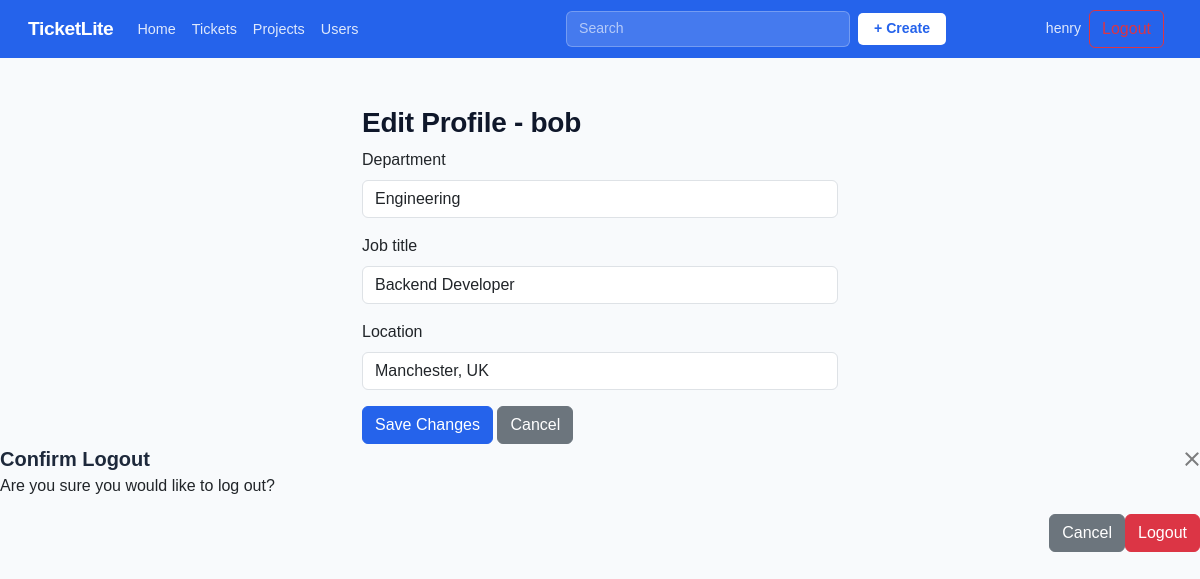
The app's page /profile/5/edit/ (signed in) with its own data.
### core/models.py (models this page shows, shortened)
class UserProfile (models.Model):
    user = models.OneToOneField(User, on_delete=models.CASCADE)
    department = models.CharField(max_length=100, blank=True)
    job_title = models.CharField(max_length=100, blank=True)
    location = models.CharField(max_length=100, blank=True)

### core/views.py (the view)
# urls.py: path('profile/<int:pk>/edit/', views.edit_profile, name='edit_profile'),
@login_required
def edit_profile(request, pk):
    profile_user = get_object_or_404(User, pk=pk)
    profile, _ = UserProfile.objects.get_or_create(user=profile_user)
    if not (request.user.is_staff or request.user == profile_user):
        return HttpResponseForbidden()
    if request.method == 'POST':
        form = UserProfileForm(request.POST, instance=profile)
        if form.is_valid():
            form.save()
            messages.success(request, "Successfully updated Profile. ")
            return redirect('core:profile_view', pk=profile_user.pk)
    else:
        form = UserProfileForm(instance=profile)
    return render(request, 'core/profile_edit.html', {
        'form': form,
        'profile_user': profile_user,
        'ticket_form': TicketForm()
    })

### core/forms.py
class UserProfileForm(forms.ModelForm):
    class Meta:
        model = UserProfile
        fields = ['department', 'job_title', 'location']
        widgets = {
            'department': forms.TextInput(attrs={
                'class': 'form-control',
                'placeholder': 'e.g. Engineering'
            }),
            'job_title': forms.TextInput(attrs={
                'class': 'form-control',
                'placeholder': 'e.g. Software Developer'
            }),
            'location': forms.TextInput(attrs={
                'class': 'form-control',
                'placeholder': 'e.g. London, UK'
            })
        }

class TicketForm(forms.ModelForm):
    class Meta:
        model = Ticket
        fields = ['title', 'description', 'project', 'status', 'priority', 'assigned_to']
        widgets = {
            'title': forms.TextInput(attrs={
                'class': 'form-control',
                'placeholder': 'Ticket Name'
            }),
            'description': forms.Textarea(attrs={
                'class': 'form-control',
                'rows': 4,
                'placeholder': 'What is this ticket about?'
            }),
            'project': forms.Select(attrs={
                'class': 'form-select'
            }),
            'status': forms.Select(attrs={
                'class': 'form-select'
            }),
            'priority': forms.Select(attrs={
                'class': 'form-select'
            }),
            'assigned_to': forms.Select(attrs={
                'class': 'form-select'
            }),
        }

### core/models.py (called while the page is built)
    def __str__(self):
        return self.name # shows project name in admin panel

### core/templates/core/profile_edit.html (shortened to what this page needs)
{% extends "core/base.html" %}
{% block content %}
<div class="container mt-4" style="max-width: 500px">
    <h3>Edit Profile - {{ profile_user.username }}</h3>
    <form method="post">
        {% for field in form %}
            <div class="mb-3">
                <label class="form-label">{{ field.label }}</label>
                {{ field }}
            </div>
        {% endfor %}
        <button type="submit" class="btn btn-primary">Save Changes</button>
        <a href="{% url 'core:profile_view' profile_user.pk %}" class="btn btn-secondary">Cancel</a>
    </form>
</div>
{% endblock content %}

### core/templates/core/base.html (shortened to what this page needs)
<!DOCTYPE html>
<html lang="en">
<head>
    <link href="https://cdn.jsdelivr.net/npm/bootstrap@5.3.2/dist/css/bootstrap.min.css"
        rel="stylesheet">
</head>
<body>
    <nav class="navbar navbar-expand-lg">
        <div class ="container-fluid">
            <a class="navbar-brand" href="{% url 'core:landing' %}">Ticket<span>Lite</span></a>
             {% if request.resolver_match.url_name not in 'landing,login,register' %}
            <ul class="navbar-nav me-auto nav-tabs">
                <li class="nav-item">
                    <a class="nav-link {% if request.resolver_match.url_name == 'home' %}active{% endif %}" href="{% url 'core:home' %}">Home</a>
                </li>
                <li class="nav-item">
                    <a class="nav-link {% if request.resolver_match.url_name == 'ticket_list' %}active{% endif %}" href="{% url 'core:ticket_list' %}">Tickets</a>
                </li>
                <li class="nav-item">
                    <a class="nav-link {% if request.resolver_match.url_name == 'project_list' %}active{% endif %}" href="{% url 'core:project_list' %}">Projects</a>
                </li>
                <li class="nav-item">
                    <a class="nav-link {% if request.resolver_match.url_name == 'user_list' %}active{% endif %}" href="{% url 'core:user_list' %}">Users</a>
                </li>
            </ul>
            <div class="d-flex mx-auto align-items-center gap-2" style="width: 380px;">
                <form class="d-flex flex-grow-1" role="search" action="{% url 'core:search' %}" method="GET">
                    <input class="form-control" type="search" name="q" placeholder="Search" aria-label="Search"
                        value="{{ request.GET.q }}">
                </form>
                <button type="button" class="btn-create"
                    data-bs-toggle="modal" data-bs-target="#createTicketModal">
                    + Create
                </button>
            </div>
            <div class="d-flex align-items-center gap-2">
                {% if user.is_authenticated %}
                    <a class="navbar-text text-decoration-none" href="{% url 'core:profile_view' user.pk %}">
                        {{ user.username }}
                    </a>
                    <button type="button" class="btn btn-outline-danger me-2" data-bs-toggle="modal" data-bs-target="#logoutConfirmationModal">
                    </button>
                {% endif %}
            </div>
            {% endif %}
        </div>
    </nav>
    <div class="container main-content">
        {% block content %}{% endblock %}
    </div>
<div class="modal-fade" id="logoutConfirmationModal" tabindex="-1" aria-hidden="true">
    <div class="modal-dialog modal-dialog-centered">
        <div class="modal-content">
            <form method="post" action="{% url 'core:logout' %}">
                <div class="modal-header">
                    <h5 class="modal-title">Confirm Logout</h5>
                    <button type="button" class="btn-close" data-bs-dismiss="modal"></button>
                </div>
                <div class="modal-body">
                    <p>Are you sure you would like to log out?</p>
                </div>
                <div class="modal-footer">
                    <button type="button" class="btn btn-secondary" data-bs-dismiss="modal">Cancel</button>
                    <button type="submit" class="btn btn-danger">Logout</button>
                </div>
            </form>
        </div>
    </div>
</div>
</body>
</html>

### core/templates/core/base.html (style rules this page uses)
:root { --accent: #2563eb; --accent-dark: #1d4ed8; --nav-bg: #2563eb; --nav-text: #ffffff; --body-bg: #f8fafc; --card-border: #e2e8f0; --text-muted: #64748b; }
body { background-color: var(--body-bg); font-family: 'Gill Sans', 'Gill Sans MT', Calibri, 'Trebuchet MS', sans-serif; }
.navbar { background-color: var(--nav-bg) !important; border-bottom: none; padding: 0.6rem 1rem; }
.navbar-brand { color: white !important; font-weight: 700; font-size: 1.2rem; letter-spacing: -0.02em; }
.navbar .nav-link { color: rgba(255,255,255,0.85) !important; font-size: 0.9rem; padding: 0.4rem 0.75rem; border-radius: 4px; transition: background 0.15s ease; border: none !important }
.navbar .nav-tabs { border-bottom: none; }
.navbar-text { color: rgba(255,255,255,0.85) !important; font-size: 0.88rem; }
.btn-primary { background-color: var(--accent); border-color: var(--accent); }
h2, h3 { font-weight: 600; color: #0f172a; letter-spacing: -0.01em; }
h5, h6 { font-weight: 600; color: #1e293b; }
.navbar .form-control { background: rgba(255,255,255,0.15); border: 1px solid rgba(255,255,255,0.25); color: #ffffff; font-size: 0.88rem; }
.navbar .form-control::placeholder { color: rgba(255,255,255,0.6); }
.btn-create { background: #ffffff; color: var(--accent); border: none; font-weight: 600; font-size: 0.88rem; padding: 5px 16px; border-radius: 5px; transition: background 0.15s ease; }
.main-content { padding-top: 1.5rem; }

### records on screen
UserProfile: form "Engineering" "Backend Developer" "Manchester, UK"

### other values on screen
{{ user.username }} "henry"
{{ profile_user.username }} "bob"
{{ field.label }} "Department" "Job title" "Location"
